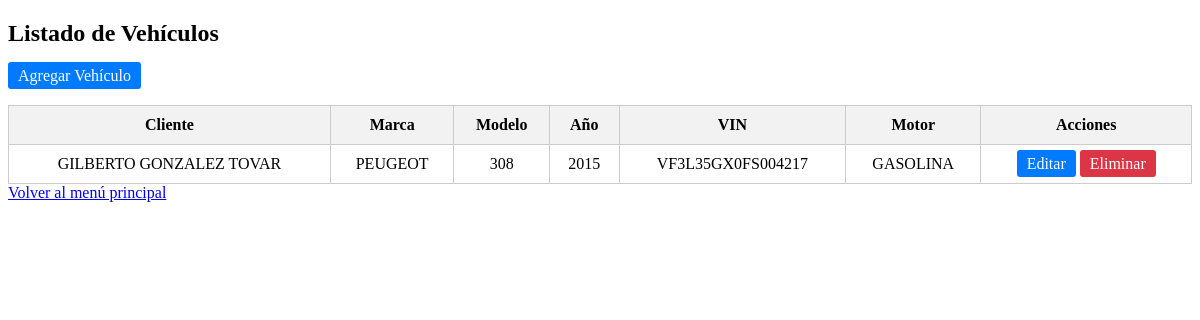
Before: /crm/vehiculos/ with the older database file.
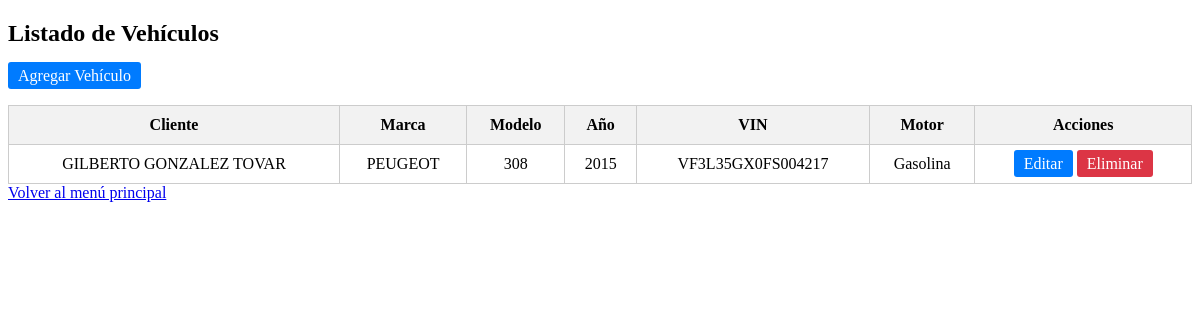
After: the same page with the newer database file.
### crm/models.py (models this page shows, shortened)
class Vehiculo(models.Model):
    cliente = models.ForeignKey(Cliente, on_delete=models.CASCADE)
    marca = models.CharField(max_length=50)
    modelo = models.CharField(max_length=50)
    anio = models.IntegerField()
    vin = models.CharField(max_length=17, unique=True, null=True, blank=True)
    tipo_motor = models.CharField(max_length=20, choices=[('Gasolina', 'Gasolina'), ('Diesel', 'Diesel'), ('Híbrido', 'Híbrido')])

class Cliente(models.Model):
    nombre = models.CharField(max_length=100)
    apellido = models.CharField(max_length=100)
    telefono = models.CharField(
        max_length=12,
        validators=[RegexValidator(r'^\d{3}-\d{3}-\d{4}$', message="Formato de teléfono inválido (XXX-XXX-XXXX).")]
    )
    email = models.EmailField()
    estado = models.CharField(max_length=20, choices=[('Activo', 'Activo'), ('Inactivo', 'Inactivo')])

### crm/views.py (the view)
# urls.py: path('vehiculos/', views.listar_vehiculos, name='listar_vehiculos'),
def listar_vehiculos(request):
    vehiculos = Vehiculo.objects.all()
    return render(request, 'crm/listar_vehiculos.html', {'vehiculos': vehiculos})

### crm/templates/crm/listar_vehiculos.html (shortened to what this page needs)
<!DOCTYPE html>
<html lang="es">
  <head>
  </head>
  <body>
    <h2>Listado de Vehículos</h2>
    <a href="{% url 'registrar_vehiculo' %}" class="btn">Agregar Vehículo</a>
    <table>
      <thead>
        <tr>
          <th>Cliente</th>
          <th>Marca</th>
          <th>Modelo</th>
          <th>Año</th>
          <th>VIN</th>
          <th>Motor</th>
          <th>Acciones</th>
        </tr>
      </thead>
      <tbody>
        {% for vehiculo in vehiculos %}
        <tr>
          <td>{{ vehiculo.cliente.nombre }} {{ vehiculo.cliente.apellido }}</td>
          <td>{{ vehiculo.marca }}</td>
          <td>{{ vehiculo.modelo }}</td>
          <td>{{ vehiculo.anio }}</td>
          <td>{{ vehiculo.vin }}</td>
          <td>{{ vehiculo.tipo_motor }}</td>
          <td>
            <a href="{% url 'editar_vehiculo' vehiculo.id %}" class="btn"
              >Editar</a
            >
            <a
              href="{% url 'eliminar_vehiculo' vehiculo.id %}"
              class="btn btn-danger"
              onclick="return confirm('¿Seguro que deseas eliminar este vehículo?')"
              >Eliminar</a
            >
          </td>
        </tr>
        {% empty %}
        <tr>
          <td colspan="7">No hay vehículos registrados.</td>
        </tr>
        {% endfor %}
      </tbody>
    </table>
    <a href="{% url 'listar_servicios' %}">Volver al menú principal</a>
  </body>
</html>

Changed rows visible on the page:
changed Vehiculo "PEUGEOT": tipo_motor "GASOLINA" → "Gasolina"
